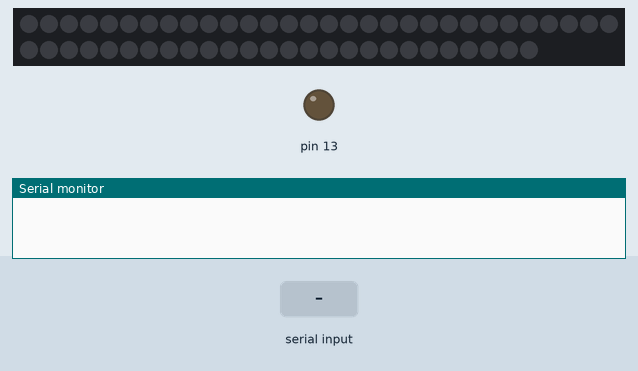
This sketch was run on a simulated Arduino Uno, built with avr-gcc and run on an emulated ATmega328P. Shown: 56 RGB LEDs in strip order, left to right, continuing on the next row, output pins drawn as LEDs (lit = HIGH), the last lines printed to the serial monitor. The test bench sets the inputs (shaded band). Dim RGB values are drawn brighter than linear.

Above: at 1.2 s.
1.3 s: "3" received over Serial
At 1.7 s:
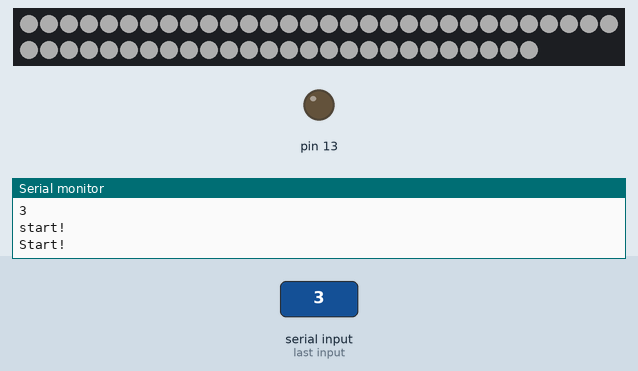
4.3 s: "2" received over Serial
At 4.38 s:
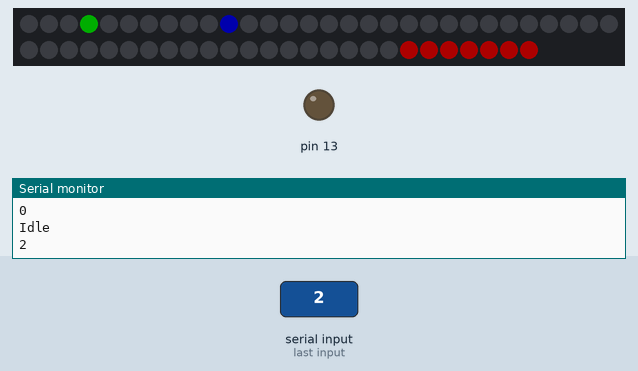
6.2 s: "6" received over Serial
Timing chart, 0 to 9.2 s (numbered marks = the images above; inputs shaded):
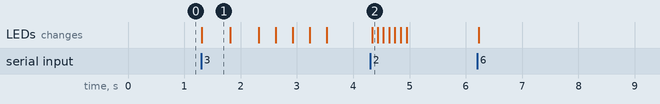

The sketch:

hackcu_game.ino
```cpp
#include "game_state_machine.h"
#include <avr/io.h>
#include <avr/interrupt.h>
#include <avr/io.h>


uint32_t currentMillis = 0;
uint32_t previousMillis = 0;

status_t status = {
  .state = sStart,
  .event = eNoEvent,
};

position player;
position bullet;

uint8_t game_start = 0;
uint8_t enemy_count = 7;
uint8_t enemy_health[7];
uint8_t enemy_touch = 0;
uint8_t enemy_position;

uint8_t player_action_variable;
progress_t enemy_progress_by_one;

#define USART_BAUDRATE 9600
void setup() {
  // put your setup code here, to run once:
   pinMode(13, OUTPUT);
   Serial.begin(9600);
   initLEDs();
}

void loop() {
  // put your main code here, to run repeatedly:
  event_handler();
  SerialEvent();
  // Count_Time();
}

void SerialEvent() {
  if(Serial.available()){
    char inChar = (char) Serial.read();
    Serial.println(inChar);
    String inputString = "";
    inputString += inChar;
    // switch between bunch of events based
    // what character is received
    Serial.println(inputString);

    if(game_start){
      if(inputString.equals("3") || inputString.equals("2")){
        //UP
        change_event(ePlayerActionShoot); //status.event = ePlayerActionShoot;
      }
      else if(inputString.equals("6") || inputString.equals("7")){
        //LEFT
        change_event(ePlayerActionRight); //status.event = ePlayerActionLeft;
      } else if(inputString.equals("8") || inputString.equals("9")){
        //RIGHT
        change_event(ePlayerActionLeft); // status.event = ePlayerActionRight;
      }
    }

    if(game_start == 0 && (inputString.equals("3") || inputString.equals("2")) )
    {
      Serial.println("start!");
      change_event(eStart);
      game_start = 1;
    }
  }
}
```

game_state_machine.cpp
```cpp
#include "game_state_machine.h"

#define LED_PIN 8
#define STRIP_LENGTH 7 // width
#define NUM_STRIPS 8 // height
#define NUM_PIXELS (NUM_STRIPS * STRIP_LENGTH)

#define WHITE   255, 255, 255
#define RED     255, 0, 0
#define GREEN   0, 255, 0
#define BLUE    0, 0, 255
#define NOCOLOR 0, 0, 0

#define INTERVAL    10000

Adafruit_NeoPixel leds((STRIP_LENGTH*NUM_STRIPS), LED_PIN, NEO_GRB + NEO_KHZ800);

/*-------------------------------------------------------------------*/
// LED Code
/*-------------------------------------------------------------------*/

void initLEDs(void)
{
  leds.begin();           // INITIALIZE NeoPixel strip object (REQUIRED)
  leds.show();            // Turn OFF all pixels ASAP
  leds.setBrightness(50); // Set BRIGHTNESS to about 1/5 (max = 255)
  setScreen(0, 0, 0);
  leds.show();
}

void setStrip(int strip, int red, int green, int blue)
{
  int offset = strip*STRIP_LENGTH;
  for(int i=0; i<STRIP_LENGTH; i++)
  {
    leds.setPixelColor(offset + i, red, green, blue);
  }
}

void setPixel(int strip, int pixel, int red, int green, int blue)
{
  int index = strip*STRIP_LENGTH + pixel;
  leds.setPixelColor(index, red, green, blue);
}

void setScreen(int red, int green, int blue){
    for(int i = 0; i < NUM_STRIPS; i++) {
        setStrip(i, red, green, blue);
    }
    leds.show();
}
/*-------------------------------------------------------------------*/
// State Machine Code
/*-------------------------------------------------------------------*/
void change_event(event_id_t event)
{
    status.event = event;
}

void change_state(state_id_t state)
{
    status.state = state;
}

void Execute_Start(void)
{
    Serial.println("Start!");
    initLEDs();

    // Flash the whole screen with white once
    setScreen(WHITE);
    delay(500);

    // and go blank
    setScreen(NOCOLOR);
    delay(500);

    // Put starting positions
    // player position according to player.x and player.y
    player.x = 3;
    player.y = 0;
    enemy_position = 7;
    setStrip(enemy_position, RED);
    setPixel(player.y, player.x, GREEN);
    leds.show();
    delay(300);
    setStrip(enemy_position, NOCOLOR);
    setPixel(player.y, player.x, NOCOLOR);
    leds.show();
    delay(300);
    setStrip(enemy_position, RED);
    setPixel(player.y, player.x, GREEN);
    leds.show();
    delay(300);
    setStrip(enemy_position, NOCOLOR);
    setPixel(player.y, player.x, NOCOLOR);
    leds.show();
    delay(300);
    setStrip(enemy_position, RED);
    setPixel(player.y, player.x, GREEN);
    leds.show();
    delay(300);
}

void Check_For_Touch(void)
{
    // See if the alien has reached position 1
    // Next progress will be a touch toggling progress
    //if(enemy_position == 1)
    //{
        //change_event(eEnemyResponseTouch);
    //}
}

void Check_For_Progress(void)
{

    // See if it's time to progress by one
    //if(enemy_progress_by_one == Progress)
    //{
    //    change_event(eEnemyResponseProgress);
    //}
}

void Count_Time(void)
{
    // Using this as a global so that we can track time regardless of what state we are in

    // Do we need this? or shall we calculate time in check for progress?
    // Putting it in check_for_progress gives with faster response
    currentMillis = millis();

    if(currentMillis - previousMillis > INTERVAL)
    {
    // save the last time you blinked the LED
        previousMillis = currentMillis;
        enemy_progress_by_one = Progress;
    }
}

void Move_Right(void)
{
    Serial.println("Move Right!");
    // Change LEDs in a way that we change right
    if(player.x < (NUM_PIXELS-1) || player.y < 4)
    {
        setPixel(player.y, player.x, NOCOLOR);
        player.x += 1;
        player.y += 0;
        setPixel(player.y, player.x, GREEN);
        leds.show();
    }
}

void Move_Left(void)
{
    Serial.println("Move Left!");
    // Change LEDs in a way that we change left
    if(player.x > 0 || player.y < 4)
    {
        setPixel(player.y, player.x, NOCOLOR);
        player.x -= 1;
        player.y += 0;
        setPixel(player.y, player.x, GREEN);
        leds.show();
    }
}

void Shoot(void)
{
    Serial.println("Shoot!");
    // Change LEDs in a way that we emulate a shooting action
    position bullet = {
      .x = player.x,
      .y = player.y + 1,
    };
    for(int i = 1; i < NUM_STRIPS; i++){
      setPixel(bullet.y, bullet.x, BLUE);
      if(i > 1) setPixel(bullet.y - 1, bullet.x, NOCOLOR);
      leds.show();
      delay(100);
      if(enemy_health[bullet.x] == 1 && bullet.y == enemy_position) {
        enemy_health[bullet.x] = 0;
        enemy_count--;
        setPixel(bullet.y, bullet.x, NOCOLOR);
        leds.show();
        delay(100);
        if(enemy_count == 0) {
          change_event(eWin);
          change_state(sWin);
        }
        break;
      } else {
        bullet.y++;
     }
  }
}

void Progress_Alien(void)
{
    Serial.println("Progress!");
    // Change LEDs in a way that the alien comes near
    // When you do change it, flush enemy_progress_by_one
}

void Touch(void)
{
    Serial.println("Touch!");
    // Show touch and some weird ass color
    // I choose rebeccapurple!
}

void Die(void)
{
    Serial.println("Die!");
    // Turn off an LED where shoot hits
}

void Win(void)
{
    Serial.println("Win!");
    // Flash the screen green twice
    setScreen(GREEN);
    leds.show();
    delay(200);
    setScreen(NOCOLOR);
    leds.show();
    delay(200);
    setScreen(GREEN);
    leds.show();
    delay(200);
    setScreen(NOCOLOR);
    leds.show();
    delay(200);
}

void Lose(void)
{
    Serial.println("Lose!");
    // Flash the screen red twice
}

void End_Game(void)
{
    Serial.println("End Game!");
    // Turn the screen white
    setScreen(WHITE);
}

static inline void Start_State(void)
{
    switch(status.event)
    {
    case eStart:
        Execute_Start();
        change_state(sIdle);
        change_event(eNoEvent);
        break;
    case eNoEvent:
        break;
    }
}

static inline void Idle_State(void)
{
  Serial.println(status.state);
  Serial.println(status.event);
    switch(status.event)
    {
    case eNoEvent:
        Check_For_Touch();
        Check_For_Progress();
        Serial.println("Idle");
        break;
    case ePlayerActionLeft:
    case ePlayerActionRight:
    case ePlayerActionShoot:
        change_state(sPlayerAction);
        break;
    case eEnemyResponseProgress:
    case eEnemyResponseTouch:
        //change_state(sEnemyResponse);
        break;
    }
}

static inline void PlayerAction_State(void)
{
    switch(status.event)
    {
    case ePlayerActionLeft:
        Move_Right();
        change_state(sIdle);
        change_event(eNoEvent);
        break;
    case ePlayerActionRight:
        Move_Left();
        change_state(sIdle);
        change_event(eNoEvent);
        break;
    case ePlayerActionShoot:
        Shoot();
        change_state(sIdle);
        change_event(eNoEvent);
        break;
    }
}

static inline void EnemyResponse_State(void)
{
    switch(status.event)
    {
    case eEnemyResponseProgress:
        Progress_Alien();
        change_state(sIdle);
        change_event(eNoEvent);
        break;
    case eEnemyResponseTouch:
        //Touch();
        //change_state(sLose);
        //change_event(eLose);
        break;
    case eEnemyResponseOneDead:
        Die();
        change_state(sIdle);
        change_event(eNoEvent);
        break;
    }
}

static inline void Win_State(void)
{
    switch(status.event)
    {
    case eWin:
        Win();
        change_state(sEnd);
        change_event(eEnd);
        break;
    }
}

static inline void Lose_State(void)
{
    switch(status.event)
    {
    case eLose:
        Lose();
        change_state(sEnd);
        change_event(eEnd);
        break;
    }
}

static inline void End_State(void)
{
    switch(status.event)
    {
    case eEnd:
        End_Game();
        change_state(sStart);
        change_event(eNoEvent);
        break;
    }
}

void event_handler(void)
{
    switch(status.state)
    {
    case sStart:
        Start_State();
        break;
    case sIdle:
        Idle_State();
        break;
    case sPlayerAction:
        PlayerAction_State();
        break;
    case sEnemyResponse:
        EnemyResponse_State();
        break;
    case sWin:
        Win_State();
        break;
    case sLose:
        Lose_State();
        break;
    case sEnd:
        End_State();
        break;
    default:
        Serial.println(status.state);
        Serial.println("Error State");
        while(1);
        break;
    }
}
```

game_state_machine.h
```cpp
#ifndef GAME_STATE_MACHINE_H_
#define GAME_STATE_MACHINE_H_

#include "Arduino.h"
#include <Adafruit_NeoPixel.h>

typedef enum {
    sStart,
    sIdle,
    sPlayerAction,
    sEnemyResponse,
    sWin,
    sLose,
    sEnd,
} state_id_t;

typedef enum {
    eNoEvent,
    eStart,
    eEnd,
    eWin,
    eLose,
    ePlayerActionLeft,
    ePlayerActionRight,
    ePlayerActionShoot,
    eEnemyResponseProgress,
    eEnemyResponseTouch,
    eEnemyResponseOneDead,
} event_id_t;

typedef struct {
    state_id_t state;
    event_id_t event;
} status_t;

typedef struct {
    uint8_t x;
    uint8_t y;
} position;

typedef enum {
    NoProgress,
    Progress,
} progress_t;

extern status_t status;
extern uint8_t enemy_count;
extern uint8_t enemy_health[7];
extern uint8_t enemy_touch;
extern uint8_t enemy_position;
extern uint8_t player_action_variable;
extern progress_t enemy_progress_by_one;
extern position player;
extern position bullet;
extern uint32_t currentMillis;
extern uint32_t previousMillis;


// extern Adafruit_Neopixel strip[7];

void event_handler(void);
void change_state(state_id_t);
void change_event(event_id_t);
void Count_Time(void);
void setScreen(int red, int green, int blue);
void initLEDs(void);

#endif /* GAME_STATE_MACHINE_H_ */
```

Measured:
- after the input at 1.3 s, the LEDs: change at once (image 1)
- after the input at 4.3 s, the LEDs: change at once (image 2)
- what the display in image 1 shows lasts 0.5 s, from 1.3 s to 1.8 s
